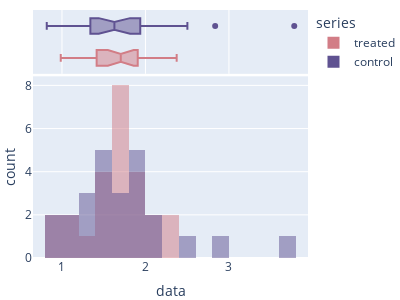

This figure's notebook cell:
### Code cell
#Plot the results

ax = sns.distplot(df_treated.energy_alcohol, hist=True, label='treated');
ax = sns.distplot(df_control.energy_alcohol, hist=True, label='control')
ax.set(title='Alcohol consumption comparison, after matching',xlabel='Alcohol consumption in g', ylabel='Alcohol consumption density')
plt.legend()
plt.show()

treated = df_treated.energy_alcohol.to_numpy()
controlled = df_control.energy_alcohol.to_numpy()

df =pd.DataFrame(dict(
    series=np.concatenate((["treated"]*len(treated), ["control"]*len(controlled))), 
    data  =np.concatenate((treated,controlled))
))

fig = px.histogram(df, x="data", color="series", barmode="overlay",width=400, height=300, color_discrete_sequence=["#d27d86","#5f5291"],marginal='box',nbins=15)
fig.update_layout(
    margin=dict(l=0, r=10, t=10, b=0),
)
fig.show()
fig.write_html('1.html')

### Figure 1 — Plotly figure (JSON) as saved in the notebook; plotly's stock layout.template omitted (floating-point values rounded to 4 significant figures)
{"data": [{"alignmentgroup": "True", "bingroup": "x", "hovertemplate": "series=treated<br>data=%{x}<br>count=%{y}<extra></extra>", "legendgroup": "treated", "marker": {"color": "#d27d86", "opacity": 0.5}, "name": "treated", "nbinsx": 15, "offsetgroup": "treated", "orientation": "v", "showlegend": true, "type": "histogram", "x": [2.006, 0.9856, 1.0, 2.312, 1.418, 1.704, 1.314, 1.408, 1.191, 1.814, 1.643, 2.063, 1.772, 1.529, 1.715, 1.696, 1.796, 1.738, 1.924, 1.902, 1.496, 1.107, 1.668, 1.944, 2.374], "xaxis": "x", "yaxis": "y"}, {"alignmentgroup": "True", "hovertemplate": "series=treated<br>data=%{x}<extra></extra>", "legendgroup": "treated", "marker": {"color": "#d27d86"}, "name": "treated", "notched": true, "offsetgroup": "treated", "showlegend": false, "type": "box", "x": [2.006, 0.9856, 1.0, 2.312, 1.418, 1.704, 1.314, 1.408, 1.191, 1.814, 1.643, 2.063, 1.772, 1.529, 1.715, 1.696, 1.796, 1.738, 1.924, 1.902, 1.496, 1.107, 1.668, 1.944, 2.374], "xaxis": "x2", "yaxis": "y2"}, {"alignmentgroup": "True", "bingroup": "x", "hovertemplate": "series=control<br>data=%{x}<br>count=%{y}<extra></extra>", "legendgroup": "control", "marker": {"color": "#5f5291", "opacity": 0.5}, "name": "control", "nbinsx": 15, "offsetgroup": "control", "orientation": "v", "showlegend": true, "type": "histogram", "x": [1.929, 1.882, 1.365, 1.015, 1.628, 2.118, 0.9698, 1.566, 1.929, 1.038, 1.497, 2.133, 1.243, 1.402, 0.8179, 1.715, 1.429, 1.841, 3.782, 1.964, 2.502, 2.835, 1.265, 1.4, 1.748], "xaxis": "x", "yaxis": "y"}, {"alignmentgroup": "True", "hovertemplate": "series=control<br>data=%{x}<extra></extra>", "legendgroup": "control", "marker": {"color": "#5f5291"}, "name": "control", "notched": true, "offsetgroup": "control", "showlegend": false, "type": "box", "x": [1.929, 1.882, 1.365, 1.015, 1.628, 2.118, 0.9698, 1.566, 1.929, 1.038, 1.497, 2.133, 1.243, 1.402, 0.8179, 1.715, 1.429, 1.841, 3.782, 1.964, 2.502, 2.835, 1.265, 1.4, 1.748], "xaxis": "x2", "yaxis": "y2"}], "layout": {"barmode": "overlay", "height": 300, "legend": {"title": {"text": "series"}, "tracegroupgap": 0}, "margin": {"b": 0, "l": 0, "r": 10, "t": 10}, "width": 400, "xaxis": {"anchor": "y", "autorange": true, "domain": [0, 1], "range": [0.6532, 3.947], "title": {"text": "data"}, "type": "linear"}, "xaxis2": {"anchor": "y2", "autorange": true, "domain": [0, 1], "matches": "x", "range": [0.6532, 3.947], "showgrid": true, "showticklabels": false, "type": "linear"}, "yaxis": {"anchor": "x", "autorange": true, "domain": [0, 0.7326], "range": [0, 8.421], "title": {"text": "count"}}, "yaxis2": {"anchor": "x2", "autorange": true, "domain": [0.7426, 1], "matches": "y2", "range": [-0.5, 1.5], "showgrid": false, "showline": false, "showticklabels": false, "ticks": "", "type": "category"}}}
